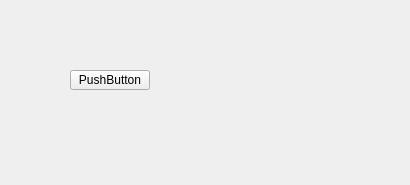
<?xml version="1.0" encoding="UTF-8"?>
<ui version="4.0">
 <class>MainWindow</class>
 <widget class="QMainWindow" name="MainWindow">
  <property name="geometry">
   <rect>
    <x>0</x>
    <y>0</y>
    <width>410</width>
    <height>185</height>
   </rect>
  </property>
  <property name="windowTitle">
   <string>MainWindow</string>
  </property>
  <widget class="QWidget" name="centralWidget">
   <widget class="QPushButton" name="pushButton">
    <property name="geometry">
     <rect>
      <x>70</x>
      <y>70</y>
      <width>80</width>
      <height>20</height>
     </rect>
    </property>
    <property name="text">
     <string>PushButton</string>
    </property>
   </widget>
  </widget>
 </widget>
 <resources/>
 <connections/>
</ui>
